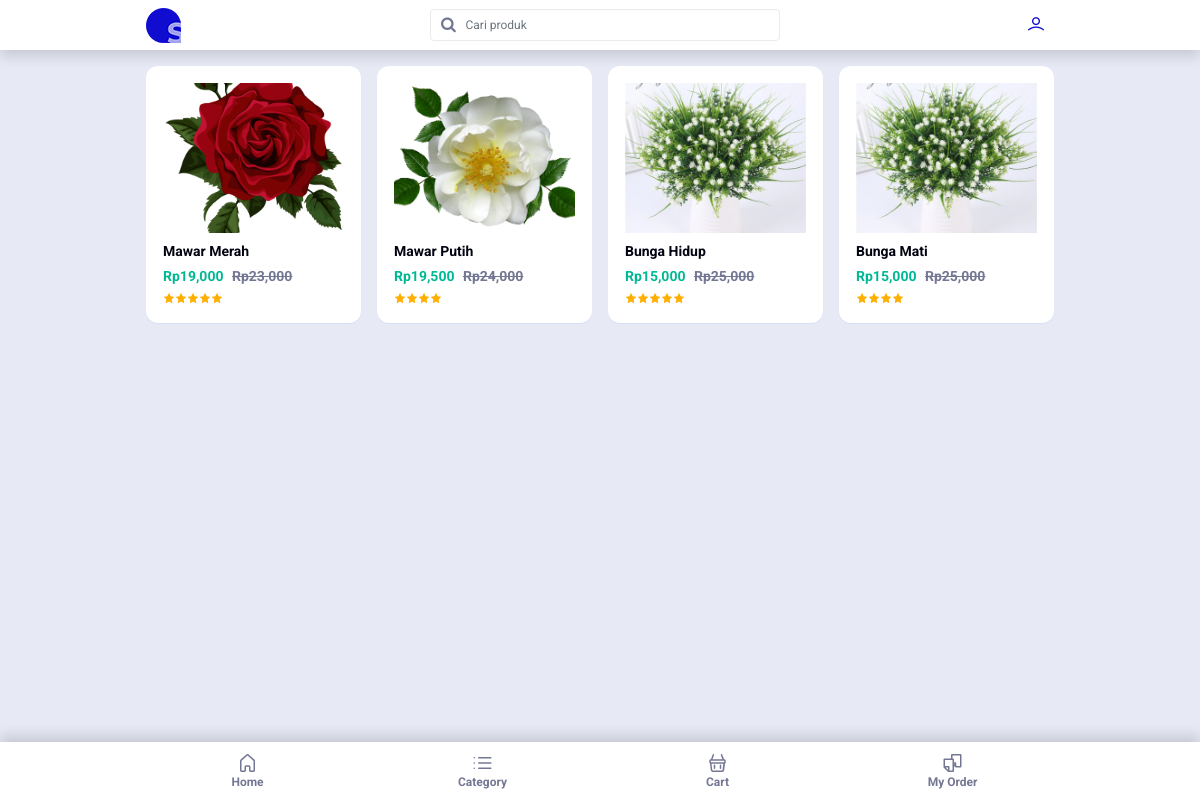
Screenshot of /all.php with the database file from the repository.
### tables this page shows
CREATE TABLE `produk` (
  `idproduk` int(11) NOT NULL,
  `idkategori` int(11) NOT NULL,
  `namaproduk` varchar(30) NOT NULL,
  `gambar` varchar(100) NOT NULL,
  `deskripsi` longtext NOT NULL,
  `rate` int(11) NOT NULL,
  `hargabefore` int(11) NOT NULL,
  `hargaafter` int(11) NOT NULL,
  `tgldibuat` timestamp NOT NULL DEFAULT current_timestamp()
);

### all.php (the view, shortened to what this page needs)
<?php
include 'dbconnect.php';
@$s = $_GET['search'];
?>
<!DOCTYPE html>
<html lang="en">
  <head>
    <?php include 'components/head.php'; ?>
  </head>
  <body>
    <div class="header-area" id="headerArea">
      <div class="container h-100 d-flex align-items-center justify-content-between">
        <div class="logo-wrapper"><a href="home"><img src="img/core-img/logo-small.png" alt=""></a></div>
        <div class="top-search-form">
          <form action="all" method="get">
            <?php
            if(isset($s)){
            ?>
              <input class="form-control" type="search" name="search" placeholder="Cari produk" value="<?= $s ?>">
            <?php
            } else {
            ?>
              <input class="form-control" type="search" name="search" placeholder="Cari produk">
            <?php
            };
            ?>
            <button type="submit"><i class="fa fa-search"></i></button>
          </form>
        </div>
        <div class="suha-navbar-toggler d-flex flex-wrap">
          <?php
          if(isset($_SESSION['log'])){
            echo '<a href="logout"><i class="lni lni-power-switch"></i></a>';
          } else {
            echo '<a href="login"><i class="lni lni-user"></i></a>';
          };
          ?>
        </div>
      </div>
    </div>
    <div class="page-content-wrapper">
      <div class="featured-products-wrapper py-3">
        <div class="container">
          <div class="row g-3">
            <?php
              if (!isset($s)) {
                $brgs=mysqli_query($conn,"SELECT * from produk order by idproduk ASC limit 50");
              } else {
                $brgs=mysqli_query($conn,"SELECT * from produk WHERE namaproduk LIKE '%$s%' order by idproduk ASC limit 50");
              }
            ?>
            <?php
              while($p=mysqli_fetch_array($brgs)){
            ?>
            <div class="col-6 col-md-4 col-lg-3">
              <div class="card top-product-card">
                <div class="card-body"><a class="product-thumbnail d-block" href="product?idproduk=<?= $p['idproduk'] ?>"><img class="mb-2" src="<?= $p['gambar']?>" style="height:150px;object-fit:cover;" alt=""></a><a class="product-title d-block" href="single-product.html"><?= $p['namaproduk'] ?></a>
                  <p class="sale-price">
                    Rp<?php echo number_format($p['hargaafter']) ?>
                    <span>Rp<?php echo number_format($p['hargabefore']) ?></span>
                  </p>
                  <div class="product-rating">
                    <?php
                    $rate = $p['rate'];
                    for($n=1;$n<=$rate;$n++){
                      echo '<i class="lni lni-star-filled"></i>';
                    };
                    ?>
                  </div>
                </div>
              </div>
            </div>
            <?php } ?>
          </div>
        </div>
      </div>
    </div>
    <?php include 'components/footer_nav.php'; ?>
  </body>
</html>

### rows the page displays
produk: gambar (picture), namaproduk "Mawar Merah", hargaafter "19,000", hargabefore "23,000", rate 5 (drawn)
produk: gambar (picture), namaproduk "Mawar Putih", hargaafter "19,500", hargabefore "24,000", rate 4 (drawn)
produk: gambar (picture), namaproduk "Bunga Hidup", hargaafter "15,000", hargabefore "25,000", rate 5 (drawn)
produk: gambar (picture), namaproduk "Bunga Mati", hargaafter "15,000", hargabefore "25,000", rate 4 (drawn)
